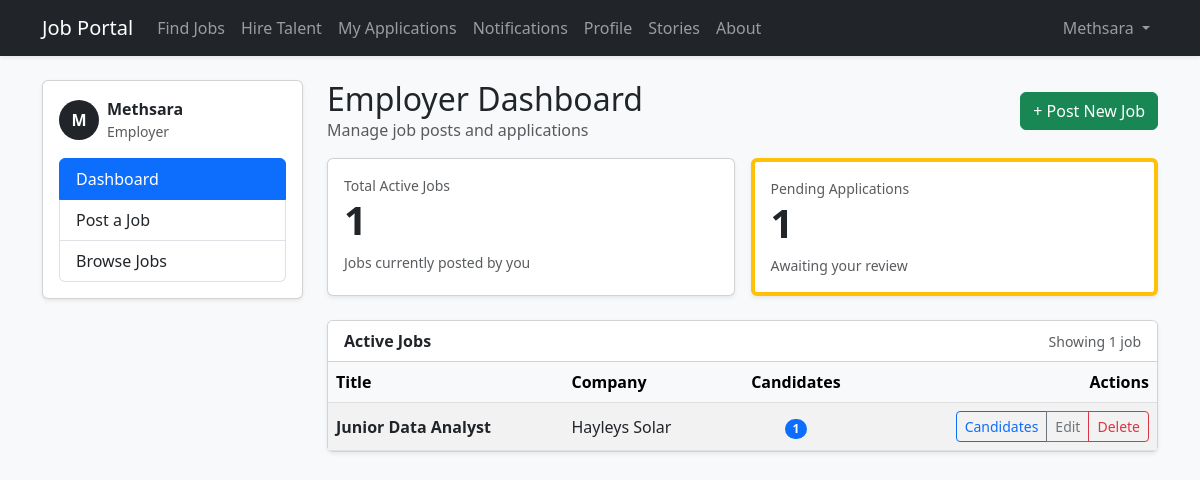
The app's page /jobs/dashboard/ (signed in), older data.
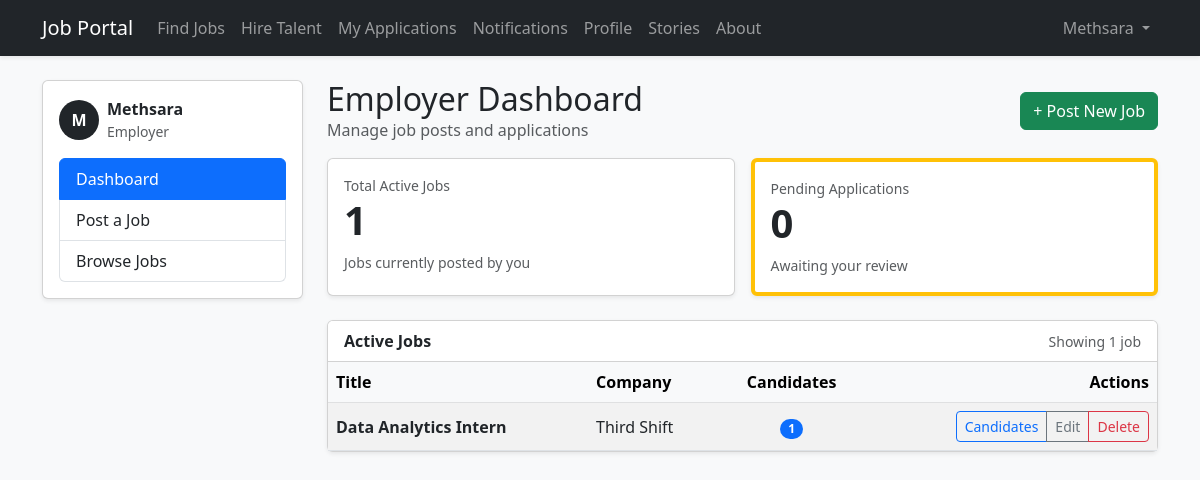
The same page, newer data.
### jobs/models.py (models this page shows, shortened)
class Job(models.Model):
    title = models.CharField(max_length=100)
    description = models.TextField()
    company = models.CharField(max_length=100)
    created_by = models.ForeignKey(User, on_delete=models.CASCADE)

### jobs/views.py (the view)
# urls.py: path('dashboard/', views.employer_dashboard, name='employer_dashboard'),
@login_required
def employer_dashboard(request):
    if not request.user.groups.filter(name='Employer').exists():
        return redirect('home')
    my_jobs = Job.objects.filter(created_by=request.user)
    total_active_jobs = my_jobs.count()
    total_pending_applications = Application.objects.filter(
        job__created_by=request.user, status="Pending"
    ).count()
    return render(
        request,
        "employer_dashboard.html",
        {
            "my_jobs": my_jobs,
            "total_active_jobs": total_active_jobs,
            "total_pending_applications": total_pending_applications,
        },
    )

### jobportal/context_processors.py (called while the page is built)
def unread_notifications_count(request):
    if not getattr(request, "user", None) or not request.user.is_authenticated:
        return {"unread_notifications_count": 0}
    return {
        "unread_notifications_count": Notification.objects.filter(
            recipient=request.user, is_read=False
        ).count()
    }

### jobs/templates/employer_dashboard.html (shortened to what the changed rows need)
{% extends 'base.html' %}
{% block content %}
<div class="row g-4">
    <div class="col-12 col-lg-9">
        <div class="d-flex flex-wrap justify-content-between align-items-center gap-2 mb-3">
            <div>
                <h2 class="mb-0">Employer Dashboard</h2>
            </div>
        </div>
        <div class="row g-3 mb-4">
            <div class="col-12 col-md-6">
                <div class="card shadow-sm h-100 border-start border-warning border-4">
                    <div class="card-body">
                        <div class="text-muted small">Pending Applications</div>
                        <div class="display-6 fw-semibold">{{ total_pending_applications }}</div>
                        <div class="text-muted small mt-2">Awaiting your review</div>
                    </div>
                </div>
            </div>
        </div>
        <div class="card shadow-sm">
            <div class="table-responsive">
                <table class="table table-striped table-hover align-middle mb-0">
                    <thead class="table-light">
                        <tr>
                            <th>Title</th>
                            <th>Company</th>
                            <th class="text-center">Candidates</th>
                            <th class="text-end">Actions</th>
                        </tr>
                    </thead>
                    <tbody>
                        {% for job in my_jobs %}
                        <tr>
                            <td class="fw-semibold">{{ job.title }}</td>
                            <td>{{ job.company }}</td>
                            <td class="text-center">
                                <span class="badge bg-primary rounded-pill">{{ job.application_set.count }}</span>
                            </td>
                            <td class="text-end">
                                <div class="btn-group" role="group" aria-label="Job actions">
                                    <a href="{% url 'manage_job_applications' job.id %}" class="btn btn-outline-primary btn-sm">
                                        Candidates
                                    </a>
                                    <a href="{% url 'edit_job' job.id %}" class="btn btn-outline-secondary btn-sm">
                                        Edit
                                    </a>
                                    <a href="{% url 'delete_job' job.id %}" class="btn btn-outline-danger btn-sm">
                                        Delete
                                    </a>
                                </div>
                            </td>
                        </tr>
                        {% endfor %}
                    </tbody>
                </table>
            </div>
        </div>
    </div>
</div>
{% endblock %}

Row changes from the older to the newer data that the page shows:
removed Job: title "Junior Data Analyst", company "Hayleys Solar", application_set.count "1"
added Job: title "Data Analytics Intern", company "Third Shift", application_set.count "1"
Text that changed along with them:
{{ total_pending_applications }}: "1" → "0"
